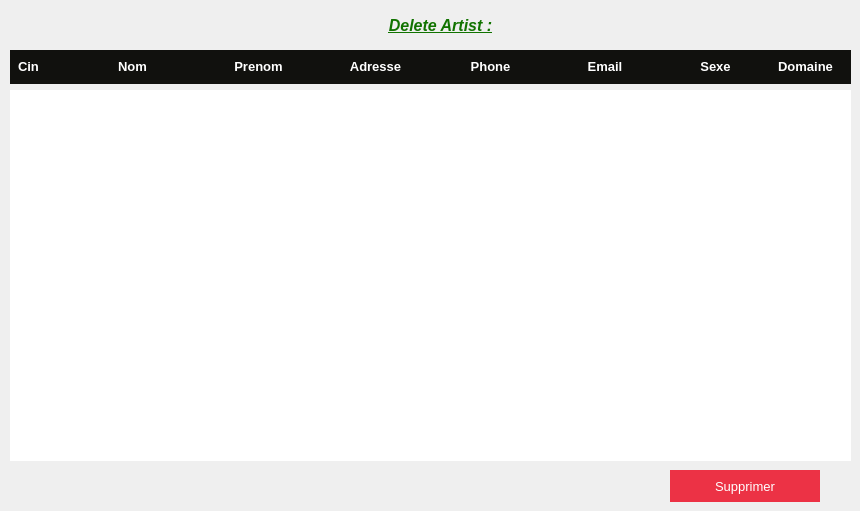
      <widget class="QWidget" name="page_21">
       <property name="styleSheet">
        <string notr="true">#page_21 {
background: rgba(0, 0, 0, 0.0);

}</string>
       </property>
       <widget class="QLabel" name="label_68">
        <property name="geometry">
         <rect>
          <x>310</x>
          <y>50</y>
          <width>131</width>
          <height>34</height>
         </rect>
        </property>
        <property name="font">
         <font>
          <pointsize>10</pointsize>
          <weight>75</weight>
          <bold>true</bold>
         </font>
        </property>
        <property name="styleSheet">
         <string notr="true">#label_68
{
	color:white;
	background:#11110E;
}</string>
        </property>
        <property name="text">
         <string>&lt;html&gt;&lt;head/&gt;&lt;body&gt;&lt;p align=&quot;center&quot;&gt;Adresse&lt;/p&gt;&lt;/body&gt;&lt;/html&gt;</string>
        </property>
       </widget>
       <widget class="QLabel" name="label_69">
        <property name="geometry">
         <rect>
          <x>440</x>
          <y>50</y>
          <width>101</width>
          <height>34</height>
         </rect>
        </property>
        <property name="font">
         <font>
          <pointsize>10</pointsize>
          <weight>75</weight>
          <bold>true</bold>
         </font>
        </property>
        <property name="styleSheet">
         <string notr="true">#label_69
{
	color:white;
	background:#11110E;
}</string>
        </property>
        <property name="text">
         <string>&lt;html&gt;&lt;head/&gt;&lt;body&gt;&lt;p align=&quot;center&quot;&gt;Phone&lt;/p&gt;&lt;/body&gt;&lt;/html&gt;</string>
        </property>
       </widget>
       <widget class="QLabel" name="label_70">
        <property name="geometry">
         <rect>
          <x>200</x>
          <y>50</y>
          <width>111</width>
          <height>34</height>
         </rect>
        </property>
        <property name="font">
         <font>
          <pointsize>10</pointsize>
          <weight>75</weight>
          <bold>true</bold>
         </font>
        </property>
        <property name="styleSheet">
         <string notr="true">#label_70
{
	color:white;
	background:#11110E;
	padding-left:3px;
}</string>
        </property>
        <property name="text">
         <string>&lt;html&gt;&lt;head/&gt;&lt;body&gt;&lt;p align=&quot;center&quot;&gt;Prenom&lt;/p&gt;&lt;/body&gt;&lt;/html&gt;</string>
        </property>
       </widget>
       <widget class="QLabel" name="label_71">
        <property name="geometry">
         <rect>
          <x>110</x>
          <y>50</y>
          <width>91</width>
          <height>34</height>
         </rect>
        </property>
        <property name="font">
         <font>
          <pointsize>10</pointsize>
          <weight>75</weight>
          <bold>true</bold>
         </font>
        </property>
        <property name="styleSheet">
         <string notr="true">#label_71
{
	color:white;
	background:#11110E;
	padding-left:5px;
}</string>
        </property>
        <property name="text">
         <string>&lt;html&gt;&lt;head/&gt;&lt;body&gt;&lt;p&gt;Nom&lt;/p&gt;&lt;/body&gt;&lt;/html&gt;</string>
        </property>
       </widget>
       <widget class="QTableView" name="tableView_6">
        <property name="geometry">
         <rect>
          <x>10</x>
          <y>90</y>
          <width>841</width>
          <height>371</height>
         </rect>
        </property>
        <property name="sizePolicy">
         <sizepolicy hsizetype="Fixed" vsizetype="Fixed">
          <horstretch>0</horstretch>
          <verstretch>0</verstretch>
         </sizepolicy>
        </property>
        <property name="focusPolicy">
         <enum>Qt::NoFocus</enum>
        </property>
        <property name="autoFillBackground">
         <bool>false</bool>
        </property>
        <property name="frameShape">
         <enum>QFrame::NoFrame</enum>
        </property>
        <property name="horizontalScrollBarPolicy">
         <enum>Qt::ScrollBarAlwaysOff</enum>
        </property>
        <property name="sizeAdjustPolicy">
         <enum>QAbstractScrollArea::AdjustIgnored</enum>
        </property>
        <property name="editTriggers">
         <set>QAbstractItemView::NoEditTriggers</set>
        </property>
        <property name="tabKeyNavigation">
         <bool>false</bool>
        </property>
        <property name="showDropIndicator" stdset="0">
         <bool>false</bool>
        </property>
        <property name="dragDropOverwriteMode">
         <bool>false</bool>
        </property>
        <property name="alternatingRowColors">
         <bool>true</bool>
        </property>
        <property name="selectionMode">
         <enum>QAbstractItemView::SingleSelection</enum>
        </property>
        <property name="selectionBehavior">
         <enum>QAbstractItemView::SelectRows</enum>
        </property>
        <property name="textElideMode">
         <enum>Qt::ElideNone</enum>
        </property>
        <property name="showGrid">
         <bool>false</bool>
        </property>
        <property name="gridStyle">
         <enum>Qt::NoPen</enum>
        </property>
        <property name="cornerButtonEnabled">
         <bool>false</bool>
        </property>
        <attribute name="horizontalHeaderVisible">
         <bool>false</bool>
        </attribute>
        <attribute name="horizontalHeaderMinimumSectionSize">
         <number>30</number>
        </attribute>
        <attribute name="horizontalHeaderDefaultSectionSize">
         <number>120</number>
        </attribute>
       </widget>
       <widget class="QLabel" name="label_72">
        <property name="geometry">
         <rect>
          <x>760</x>
          <y>50</y>
          <width>91</width>
          <height>34</height>
         </rect>
        </property>
        <property name="font">
         <font>
          <pointsize>10</pointsize>
          <weight>75</weight>
          <bold>true</bold>
         </font>
        </property>
        <property name="styleSheet">
         <string notr="true">#label_72
{
	color:white;
	background:#11110E;
}</string>
        </property>
        <property name="text">
         <string>&lt;html&gt;&lt;head/&gt;&lt;body&gt;&lt;p align=&quot;center&quot;&gt;Domaine&lt;/p&gt;&lt;/body&gt;&lt;/html&gt;</string>
        </property>
       </widget>
       <widget class="QLabel" name="label_73">
        <property name="geometry">
         <rect>
          <x>540</x>
          <y>50</y>
          <width>130</width>
          <height>34</height>
         </rect>
        </property>
        <property name="font">
         <font>
          <pointsize>10</pointsize>
          <weight>75</weight>
          <bold>true</bold>
         </font>
        </property>
        <property name="styleSheet">
         <string notr="true">#label_73
{
	color:white;
	background:#11110E;
}</string>
        </property>
        <property name="text">
         <string>&lt;html&gt;&lt;head/&gt;&lt;body&gt;&lt;p align=&quot;center&quot;&gt;Email&lt;/p&gt;&lt;/body&gt;&lt;/html&gt;</string>
        </property>
       </widget>
       <widget class="QLabel" name="label_74">
        <property name="geometry">
         <rect>
          <x>10</x>
          <y>50</y>
          <width>101</width>
          <height>34</height>
         </rect>
        </property>
        <property name="font">
         <font>
          <pointsize>10</pointsize>
          <weight>75</weight>
          <bold>true</bold>
         </font>
        </property>
        <property name="styleSheet">
         <string notr="true">#label_74
{
	color:white;
	background:#11110E;
	padding-left:5px;
}</string>
        </property>
        <property name="text">
         <string>&lt;html&gt;&lt;head/&gt;&lt;body&gt;&lt;p&gt;Cin&lt;/p&gt;&lt;/body&gt;&lt;/html&gt;</string>
        </property>
       </widget>
       <widget class="QLabel" name="label_75">
        <property name="geometry">
         <rect>
          <x>670</x>
          <y>50</y>
          <width>91</width>
          <height>34</height>
         </rect>
        </property>
        <property name="font">
         <font>
          <pointsize>10</pointsize>
          <weight>75</weight>
          <bold>true</bold>
         </font>
        </property>
        <property name="styleSheet">
         <string notr="true">#label_75
{
	color:white;
	background:#11110E;
}</string>
        </property>
        <property name="text">
         <string>&lt;html&gt;&lt;head/&gt;&lt;body&gt;&lt;p align=&quot;center&quot;&gt;Sexe&lt;/p&gt;&lt;/body&gt;&lt;/html&gt;</string>
        </property>
       </widget>
       <widget class="QPushButton" name="pushButton_22">
        <property name="geometry">
         <rect>
          <x>670</x>
          <y>470</y>
          <width>150</width>
          <height>32</height>
         </rect>
        </property>
        <property name="font">
         <font>
          <pointsize>10</pointsize>
         </font>
        </property>
        <property name="cursor">
         <cursorShape>PointingHandCursor</cursorShape>
        </property>
        <property name="focusPolicy">
         <enum>Qt::TabFocus</enum>
        </property>
        <property name="styleSheet">
         <string notr="true">#pushButton_22
{
	background:#EC3245;
	border:none;
	color:white;
}

#pushButton_22:hover
{
	background:#2d2d2d;
	border:2px solid #EC3245;
	color:#EC3245;
}</string>
        </property>
        <property name="text">
         <string>Supprimer</string>
        </property>
       </widget>
       <widget class="QLabel" name="label_139">
        <property name="geometry">
         <rect>
          <x>240</x>
          <y>10</y>
          <width>401</width>
          <height>31</height>
         </rect>
        </property>
        <property name="font">
         <font>
          <family>Arial</family>
          <pointsize>12</pointsize>
          <weight>75</weight>
          <bold>true</bold>
         </font>
        </property>
        <property name="text">
         <string>&lt;html&gt;&lt;head/&gt;&lt;body&gt;&lt;p align=&quot;center&quot;&gt;&lt;span style=&quot; font-style:italic; text-decoration: underline; color:#117300;&quot;&gt;Delete Artist :&lt;/span&gt;&lt;/p&gt;&lt;/body&gt;&lt;/html&gt;</string>
        </property>
       </widget>
      </widget>
